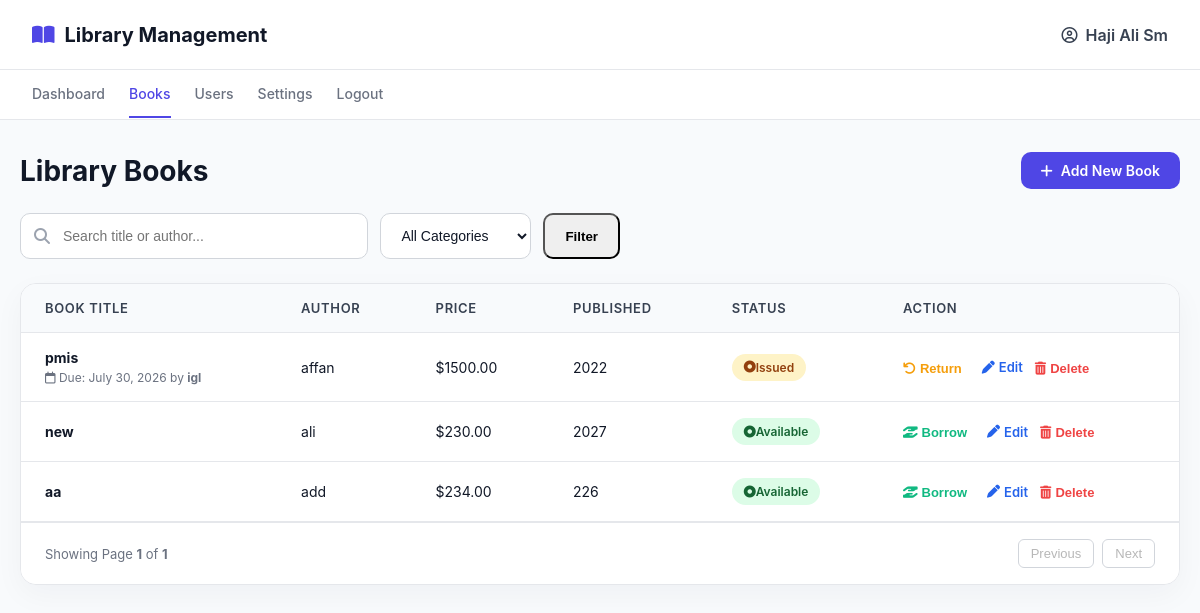
/books/ (signed in), run on an earlier commit of the app's database.
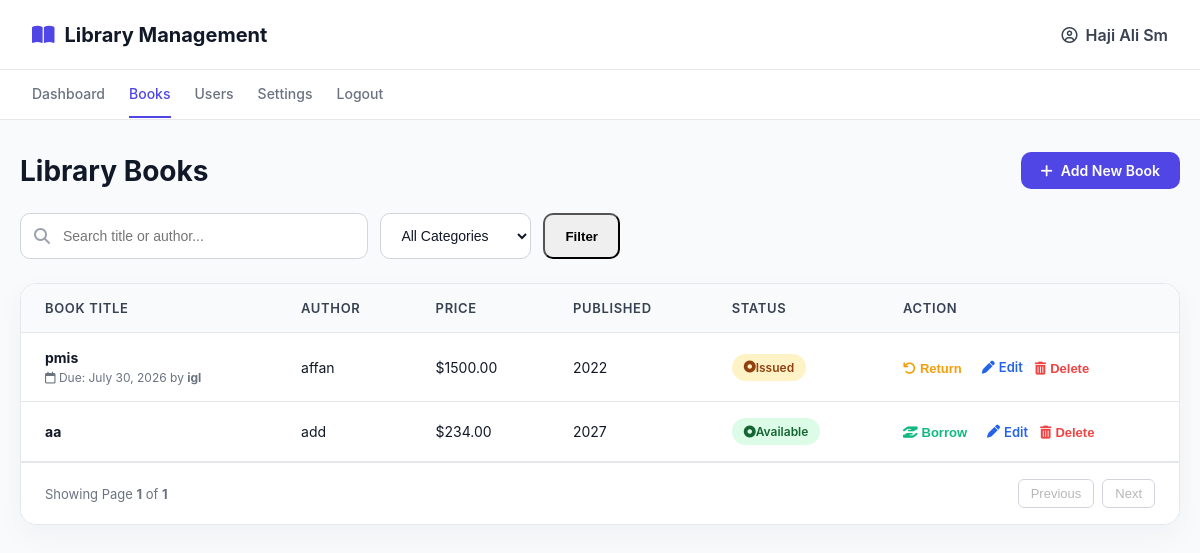
And on a later commit of the database.
### books/models.py (models this page shows, shortened)
class Book(models.Model):
    title = models.CharField(max_length=200)
    author = models.CharField(max_length=100)
    price = models.DecimalField(max_digits=8, decimal_places=2)
    published_year = models.IntegerField()
    available = models.BooleanField(default=True)
    CATEGORY_CHOICES = [
        ('Fiction', 'Fiction'),
        ('Science', 'Science & Tech'),
        ('History', 'History'),
        ('Biography', 'Biography'),
        ('General', 'General'),
    ]
    category = models.CharField(max_length=50, choices=CATEGORY_CHOICES, default='General')

class BookLoan(models.Model):
    book = models.ForeignKey(Book, on_delete=models.CASCADE, related_name="loans")
    user = models.ForeignKey(User, on_delete=models.CASCADE, related_name="loans")
    borrowed_at = models.DateTimeField(auto_now_add=True)
    returned_at = models.DateTimeField(null=True, blank=True)
    due_date = models.DateField(null=True, blank=True)

### books/views.py (the view)
# urls.py: path("books/", book_list, name="book-list"),
@login_required
def book_list(request):
    query = request.GET.get('q')
    category_filter = request.GET.get('category')
    books = Book.objects.all().order_by('id')
    if query:
        books = books.filter(
            Q(title__icontains=query) | Q(author__icontains=query)
        )
    if category_filter and category_filter != 'All':
        books = books.filter(category=category_filter)
    paginator = Paginator(books, 5)
    page_number = request.GET.get('page')
    page_obj = paginator.get_page(page_number)
    total_books = Book.objects.count()
    available_books = Book.objects.filter(available=True).count()
    issued_books = Book.objects.filter(available=False).count()
    total_members = User.objects.count()
    context = {
        "books": page_obj,  # Pass the paginated pages instead of books list
        "total_books": total_books,
        "available_books": available_books,
        "issued_books": issued_books,
        "total_members": total_members,
        "active_tab": "books",
        "selected_category": category_filter or 'All'
    }
    return render(request, "books/book_list.html", context)

### books/templates/books/book_list.html (shortened to what the changed rows need)
{% extends 'books/base.html' %}
{% block content %}
<div class="page-header">
    <h1>Library Books</h1>
</div>
<div class="table-card">
    <div class="table-responsive">
        <table class="book-table">
            <thead>
                <tr>
                    <th>Book Title</th>
                    <th>Author</th>
                    <th>Price</th>
                    <th>Published</th>
                    <th>Status</th>
                    <th>Action</th>
                </tr>
            </thead>
            <tbody>
                {% for book in books %}
                <tr>
                    <td>
                        <strong>{{ book.title }}</strong>
                        {% for loan in book.loans.all %}
                            {% if not loan.returned_at %}
                                <div style="font-size: 12px; color: #6B7280; margin-top: 4px;">
                                    <i class="fa-regular fa-calendar"></i> Due: {{ loan.due_date }} by <strong>{{ loan.user.username }}</strong>
                                </div>
                            {% endif %}
                        {% endfor %}
                    </td>
                    <td>{{ book.author }}</td>
                    <td>${{ book.price }}</td>
                    <td>{{ book.published_year }}</td>
                    <td>
                        {% if book.available %}
                        <span class="status-badge status-available">
                            <i class="fa-solid fa-circle-dot me-1"></i> Available
                        </span>
                        {% else %}
                        <span class="status-badge status-issued">
                            <i class="fa-solid fa-circle-dot me-1"></i> Issued
                        </span>
                        {% endif %}
                    </td>
                    <td>
                        <div class="action-cell">
                            {% if book.available %}
                            <form method="POST" action="{% url 'borrow-book' book.id %}" style="display:inline;">
                                <button type="submit" class="btn-action" style="color: #10B981; margin-right: 8px;">
                                    <i class="fa-solid fa-hand-holding-hand"></i> Borrow
                                </button>
                            </form>
                            {% else %}
                            <form method="POST" action="{% url 'return-book' book.id %}" style="display:inline;">
                                <button type="submit" class="btn-action" style="color: #F59E0B; margin-right: 8px;">
                                    <i class="fa-solid fa-arrow-rotate-left"></i> Return
                                </button>
                            </form>
                            {% endif %}
                            <a href="{% url 'edit-book' book.id %}" class="btn-action btn-edit">
                                <i class="fa-solid fa-pen"></i> Edit
                            </a>
                            <form method="POST" action="{% url 'delete-book' book.id %}" style="display:inline;" onsubmit="return confirm('Are you sure you want to delete &quot;{{ book.title }}&quot;?');">
                                <button type="submit" class="btn-action btn-delete">
                                    <i class="fa-solid fa-trash-can"></i> Delete
                                </button>
                            </form>
                        </div>
                    </td>
                </tr>
                {% endfor %}
            </tbody>
        </table>
    </div>
</div>
{% endblock %}

What changed in the data, as far as the page shows it:
removed Book: title "new", author "ali", price "230.00", published_year "2027", available True (drawn)
changed Book "aa": published_year "226" → "2027"
